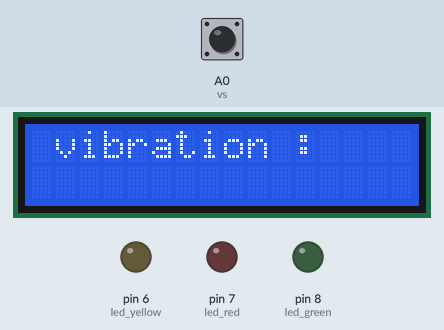
This sketch was run on a simulated Arduino Uno, built with avr-gcc and run on an emulated ATmega328P. Shown: 16×2 character LCD, output pins drawn as LEDs (lit = HIGH). Inputs (shaded band) come from the test bench; at power-on: A0 (vs) LOW.

Above: at 0.1 s.
At 1.7 s:
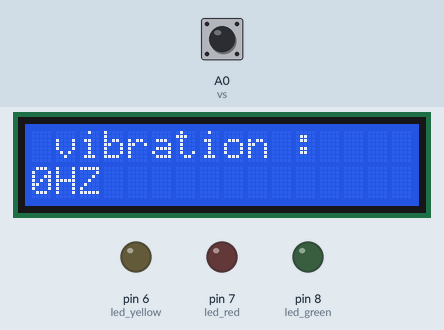
1.8 s: A0 (vs) pulsed HIGH 2 times (0.12 s each, 0.3 s apart)
At 2.4 s:
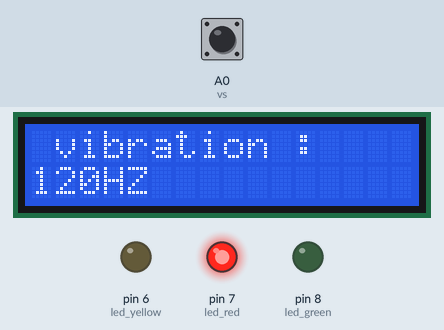
Timing chart, 0 to 4.9 s (numbered marks = the images above; inputs shaded):
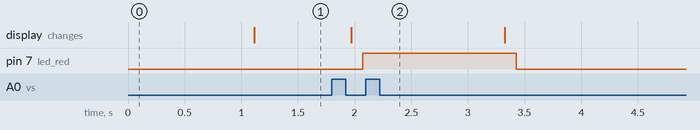

Measured:
- after the input at 1.8 s, pin 7 (led_red): LOW → HIGH after 0.27 s, → LOW 1.4 s later; the display: changes after 0.17 s (image 2)

The sketch:

lcd_vibration_sensor.ino.ino
```cpp
/*
  The circuit:
 * LCD RS pin to digital pin 12
 * LCD Enable pin to digital pin 11
 * LCD D4 pin to digital pin 5
 * LCD D5 pin to digital pin 4
 * LCD D6 pin to digital pin 3
 * LCD D7 pin to digital pin 2
 * LCD R/W pin to ground
 * LCD VSS pin to ground
 * LCD VCC pin to 5V
 * 10K resistor:
 * ends to +5V and ground
 * wiper to LCD VO pin (pin 3)
*/
#include <LiquidCrystal.h>
const int rs = 12, en = 11, d4 = 5, d5 = 4, d6 = 3, d7 = 2;
LiquidCrystal lcd(rs, en, d4, d5, d6, d7);
 #define led_red  7
 #define led_yellow 6
 #define led_green 8
int vs = A0; // vibration sensor

void setup() {
  lcd.begin(16, 2);
  pinMode(led_red , OUTPUT);
  pinMode(led_yellow , OUTPUT);
  pinMode(led_green , OUTPUT);

  pinMode(vs, INPUT);

  digitalWrite(led_red, LOW);
  digitalWrite(led_yellow, LOW);
  digitalWrite(led_green, LOW);
  lcd.setCursor(0,0 );
  lcd.print(" vibration :");

}

void loop() {
  long measurement =vibration();
  delay(50);
  int hz = measurement/1000;
  lcd.setCursor (0,1);
  lcd.print(hz);

  lcd.print("HZ            ");
  delay (100);


  if ((measurement > 0)&&(measurement < 4000)){
       digitalWrite(led_red, LOW);
       digitalWrite(led_yellow, LOW);
       digitalWrite(led_green, HIGH);
       delay(200);
  }

     else if ((measurement > 4000)&&(measurement < 16000)){
       digitalWrite(led_red, LOW);
       digitalWrite(led_yellow, HIGH);
       digitalWrite(led_green, LOW);
       delay(200);
  }

      else if (measurement > 16000){
        digitalWrite(led_red, HIGH);
        digitalWrite(led_yellow, LOW);
        digitalWrite(led_green, LOW);
        delay (200);
  }
  else{
    digitalWrite(led_red, LOW);
    digitalWrite(led_yellow, LOW);
    digitalWrite(led_green, LOW);
  }

}
long vibration(){
  long measurement=pulseIn (vs, HIGH);
  return measurement;
  delay (50);
}
```
